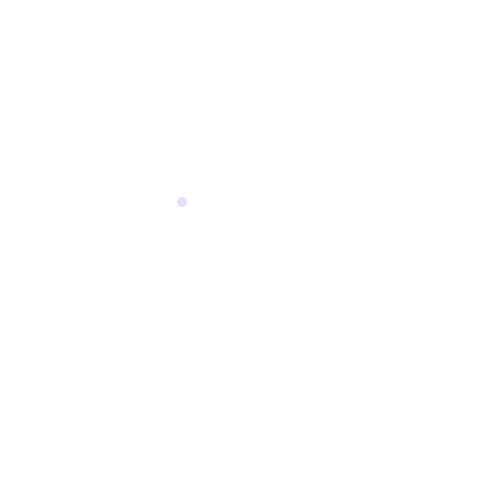
Frame 1 (no input)
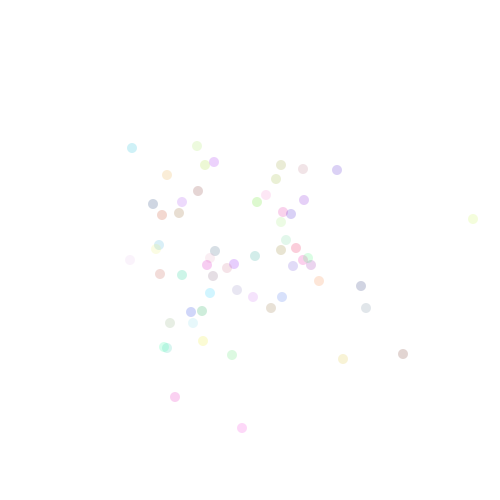
Frame 60 (the mouse pressed at the canvas centre just before this capture)
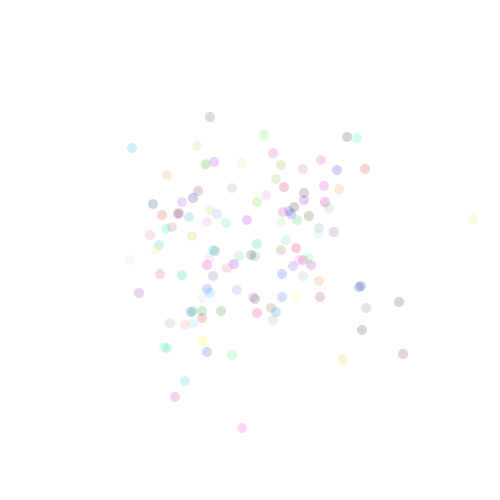
Frame 120 (the mouse held since frame 60 and released just before this capture)

The Processing sketch that drew these frames (run headless with seeded random() and noise(); from frame 60 on, the mouse is pressed at the canvas centre):

// Processing sketch: chapter_0_b_gaussian_paint_dots
// ── chapter_0_b_gaussian_paint_dots.pde
int r;
int g;
int b;
int x;
int y;
int w;
int h;
int pos_sd;
int rgb_sd;

void setup() {
  size(500,500);
  w = 10;
  h = 10;
  pos_sd = width/8;
  rgb_sd = 20;
  background(255);
}

void draw() {

  r = int(random(255));
  g = int(random(255));
  b = int(random(255));

  /*
  r = int((randomGaussian() * rgb_sd) + 255/2);
  g = int((randomGaussian() * rgb_sd) + 255/2);
  b = int((randomGaussian() * rgb_sd) + 255/2);
  */

  x = int((randomGaussian() * pos_sd) + width/2);
  y = int((randomGaussian() * pos_sd) + height/2);
  noStroke();
  fill(r, g, b, 50);
  ellipse(x, y, w, h);
}
